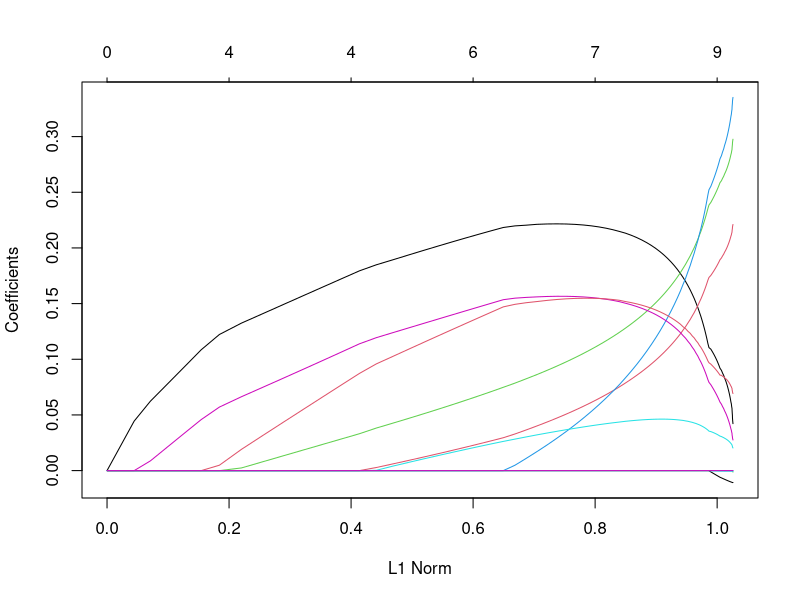
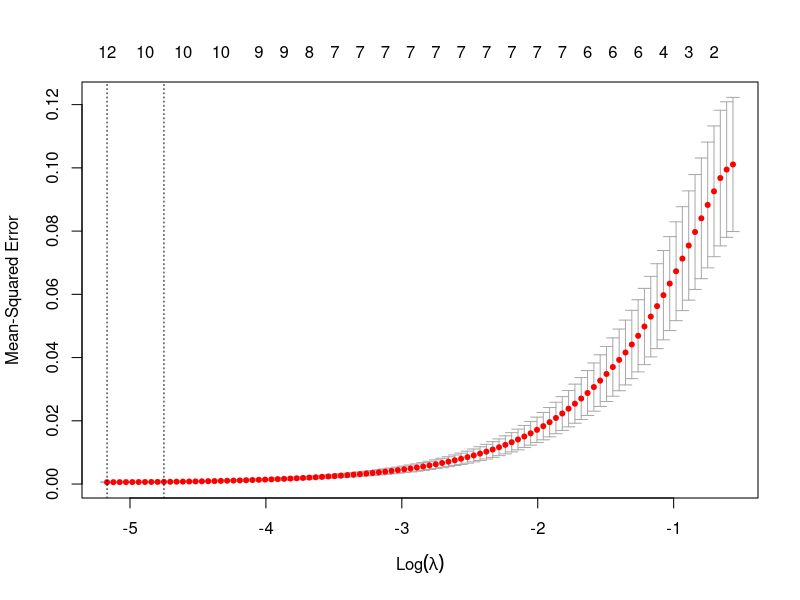

Source code (R) for these figures, in order:
library(glmnet)
library(caret)
library(Metrics)

#Definição do diretório de trabalho
setwd("C:/Users/Diego/Desktop")
dir()

#Importanto a base de dados
dados<-read.table("ML_series.txt", head=T)
dados = dados[,-1]

#Separando a amostra em treino e teste
indice_treino = createDataPartition(y=dados$V1, p=0.7, list=FALSE)
treino = dados[indice_treino, ]
teste = dados[-indice_treino, ]

#Definindo a variável de resposta e os preditores
y = treino[,1]
x = treino[,-1]

y_teste = teste[,1]
x_teste = teste[,-1]

#GLMNET trabalha com matrizes e não com dataframes

y = as.matrix(y)
x = as.matrix(x)

y_teste = as.matrix(y_teste)
x_teste = as.matrix(x_teste)

#Estimação de um modelo Elastic Net
fit <- glmnet(x, y, alpha = 0.5)

plot(fit)

print(fit)

#Obtendo os coeficientes para um intervalo de lambda

coef(fit, s = 0.1)
coef(fit, s = c(0.1, 0.05))
coef(fit)

#Cross-Validation

cvfit <- cv.glmnet(x, y, alpha = 0.5, nfolds = 10)

plot(cvfit)

#Lambda mínimo

cvfit$lambda.min

coef(cvfit, s = "lambda.min")

#Predição usando o valor de lambda mínimo

prev1 = predict(cvfit, newx = x_teste, s = "lambda.min")

#Acurácia da Previsão (RMSE)

rmse1 = rmse(y_teste,prev1)
rmse1
